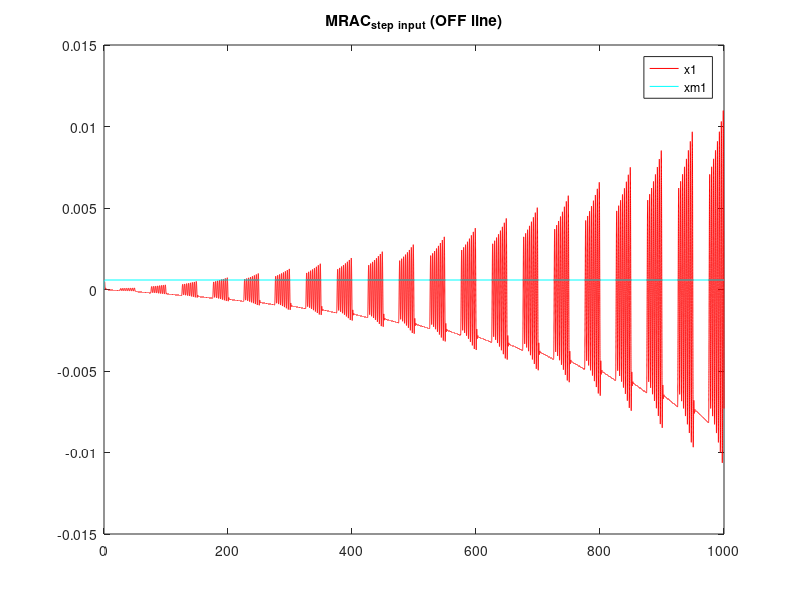

Write MATLAB code to recreate this figure.
%MRAC
clear;clc;
totaltime=1000;
delta=0.01;
totalstep=totaltime/delta;
%select para.
% Q=[0.00001 0 0;0 0.00001 0;0 0 100000];
Q=[0.0001 0 0;0 1 0;0 0 1000];
pole=conv([1 13],conv([1 12],[1 11]));
Am=[0 1 0;0 0 1;-pole(4) -pole(3) -pole(2)];bm=1;%model
A=[0 1 0;0 0 1;-12 -4 -3];b=1;%real sys.
P=lyap(Am,Q);
gamma0=1;gamma1=1;gamma2=1;gamma3=1;

%model
xm1(1)=0;xm2(1)=0;xm3(1)=0;
for k=1:totalstep
    r(k)=1;
%     r(k)=sin(0.5*k*delta)+0.3*cos(2*k*delta+4);
    xm1_dot(k)=xm2(k);
    xm2_dot(k)=xm3(k);
    xm3_dot(k)=Am(3,1)*xm1(k)+Am(3,2)*xm2(k)+Am(3,3)*xm3(k)+bm*r(k);
    xm1(k+1)=xm1(k)+xm1_dot(k)*delta;
    xm2(k+1)=xm2(k)+xm2_dot(k)*delta;
    xm3(k+1)=xm3(k)+xm3_dot(k)*delta;
end

%real sys.
theta0(1)=0;theta1(1)=0;theta2(1)=0;theta3(1)=0;
x1(1)=0;x2(1)=0;x3(1)=0;
tmp=0;
for k=1:totalstep
    
    u(k)=theta0(k)*r(k)+theta1(k)*x1(k)+theta2(k)*x2(k)+theta3(k)*x3(k);
    %off line
    if k>1000
        if mod(k,5000)>2500
            u(k)=0;
        end
    end
    
    x1_dot(k)=x2(k);
    x2_dot(k)=x3(k);
    x3_dot(k)=A(3,1)*x1(k)+A(3,2)*x2(k)+A(3,3)*x3(k)+1*u(k);
    x1(k+1)=x1(k)+x1_dot(k)*delta;
    x2(k+1)=x2(k)+x2_dot(k)*delta;
    x3(k+1)=x3(k)+x3_dot(k)*delta;
    
    
    e1(k)=xm1(k)-x1(k);
    e2(k)=xm2(k)-x2(k);
    e3(k)=xm3(k)-x3(k);
    zeta(k)=0.5*(P(1,3)*e1(k)+P(2,3)*e2(k)+P(3,3)*e3(k));
    theta0_dot(k)=zeta(k)*r(k)/(b*gamma0);
    theta1_dot(k)=zeta(k)*x1(k)/(b*gamma1);
    theta2_dot(k)=zeta(k)*x2(k)/(b*gamma2);
    theta3_dot(k)=zeta(k)*x3(k)/(b*gamma3);
    
    theta0(k+1)=theta0(k)+theta0_dot(k)*delta;
    theta1(k+1)=theta1(k)+theta1_dot(k)*delta;
    theta2(k+1)=theta2(k)+theta2_dot(k)*delta;
    theta3(k+1)=theta3(k)+theta3_dot(k)*delta;
    
end

figure(1);
plot([0:1:totalstep]*delta,x1,'r');hold on;
plot([0:1:totalstep]*delta,xm1,'c');hold on;
legend('x1','xm1');
title('MRAC_s_t_e_p _i_n_p_u_t (OFF line)');